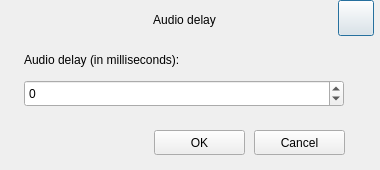
<?xml version="1.0" encoding="UTF-8"?>
<ui version="4.0">
 <class>AudioDelayDialog</class>
 <widget class="QDialog" name="AudioDelayDialog">
  <property name="geometry">
   <rect>
    <x>0</x>
    <y>0</y>
    <width>380</width>
    <height>170</height>
   </rect>
  </property>
  <property name="minimumSize">
   <size>
    <width>380</width>
    <height>170</height>
   </size>
  </property>
  <property name="maximumSize">
   <size>
    <width>380</width>
    <height>170</height>
   </size>
  </property>
  <property name="windowTitle">
   <string>Audio delay</string>
  </property>
  <widget class="QWidget" name="widget" native="true">
   <property name="geometry">
    <rect>
     <x>0</x>
     <y>0</y>
     <width>380</width>
     <height>170</height>
    </rect>
   </property>
   <widget class="QPushButton" name="closeBtn">
    <property name="geometry">
     <rect>
      <x>338</x>
      <y>0</y>
      <width>36</width>
      <height>36</height>
     </rect>
    </property>
    <property name="text">
     <string/>
    </property>
   </widget>
   <widget class="QPushButton" name="cancelBtn">
    <property name="geometry">
     <rect>
      <x>254</x>
      <y>130</y>
      <width>91</width>
      <height>25</height>
     </rect>
    </property>
    <property name="text">
     <string>Cancel</string>
    </property>
   </widget>
   <widget class="QLabel" name="label">
    <property name="geometry">
     <rect>
      <x>24</x>
      <y>50</y>
      <width>341</width>
      <height>20</height>
     </rect>
    </property>
    <property name="text">
     <string>Audio delay (in milliseconds):</string>
    </property>
   </widget>
   <widget class="QLabel" name="title_label">
    <property name="geometry">
     <rect>
      <x>89</x>
      <y>10</y>
      <width>191</width>
      <height>20</height>
     </rect>
    </property>
    <property name="text">
     <string>Audio delay</string>
    </property>
    <property name="alignment">
     <set>Qt::AlignCenter</set>
    </property>
   </widget>
   <widget class="QSpinBox" name="spinBox">
    <property name="geometry">
     <rect>
      <x>24</x>
      <y>80</y>
      <width>320</width>
      <height>27</height>
     </rect>
    </property>
    <property name="minimum">
     <number>-3600000</number>
    </property>
    <property name="maximum">
     <number>3600000</number>
    </property>
   </widget>
   <widget class="QPushButton" name="okBtn">
    <property name="geometry">
     <rect>
      <x>154</x>
      <y>130</y>
      <width>91</width>
      <height>25</height>
     </rect>
    </property>
    <property name="text">
     <string>OK</string>
    </property>
   </widget>
  </widget>
 </widget>
 <resources/>
 <connections/>
</ui>
